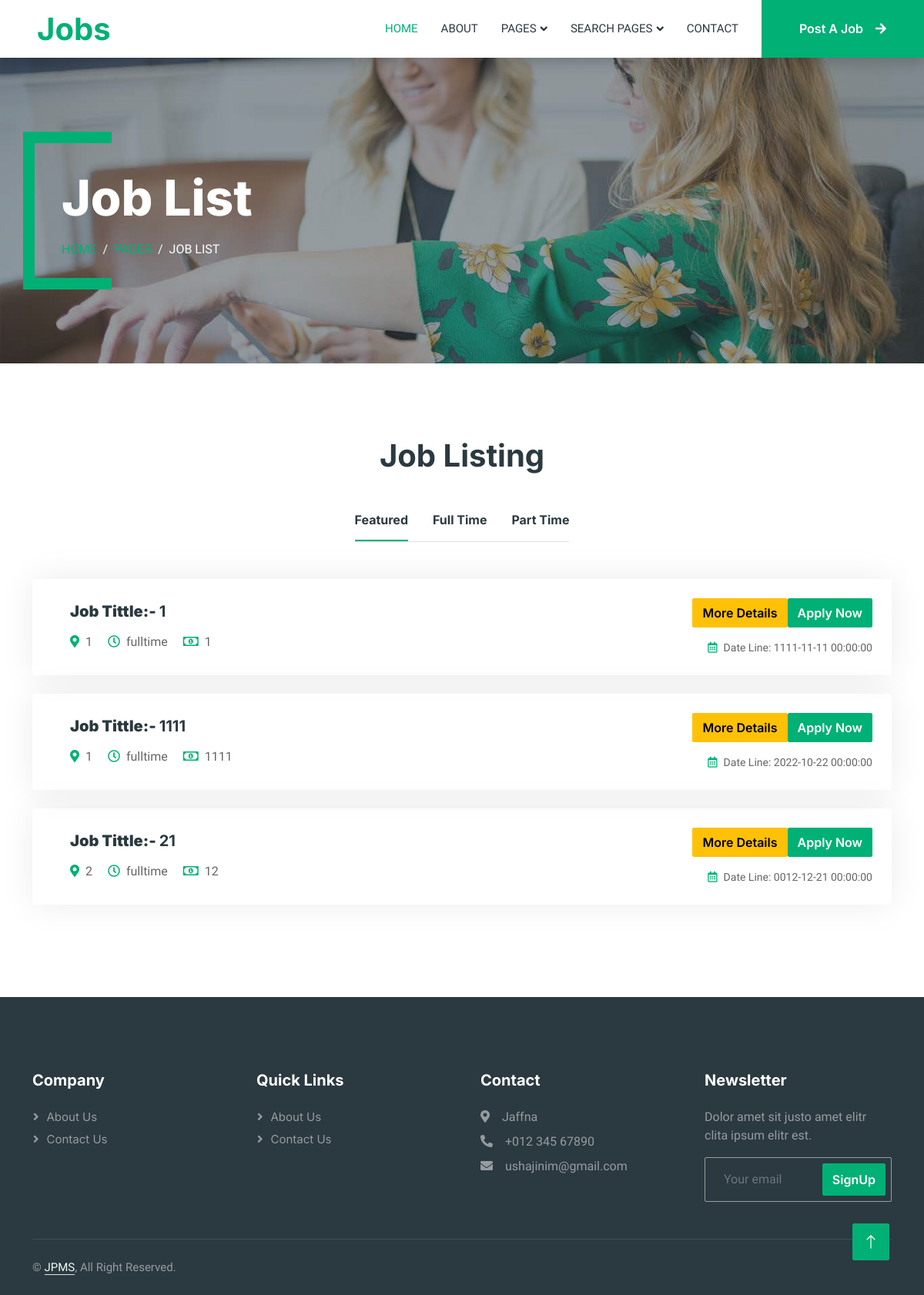
Screenshot of /job-list.php with the database file from the repository.
### tables this page shows
CREATE TABLE `tbl_job` (
  `job_id` int(200) NOT NULL,
  `company_id` int(200) NOT NULL,
  `type_id` int(20) NOT NULL,
  `cat_id` int(20) NOT NULL,
  `job_tittle` varchar(100) NOT NULL,
  `job_desc` varchar(200) NOT NULL,
  `job_salary` int(200) NOT NULL,
  `contact_name` varchar(200) NOT NULL,
  `email` varchar(200) NOT NULL,
  `mobile` varchar(10) NOT NULL,
  `post_date` datetime NOT NULL,
  `end_date` datetime NOT NULL,
  `apStatus` tinyint(2) NOT NULL DEFAULT 1
);

CREATE TABLE `tbl_company` (
  `company_id` int(200) NOT NULL,
  `company_name` varchar(200) NOT NULL,
  `web` varchar(200) NOT NULL,
  `mobile` varchar(10) NOT NULL,
  `country` varchar(200) NOT NULL,
  `address` varchar(200) NOT NULL,
  `email` varchar(200) NOT NULL,
  `password` varchar(10) NOT NULL,
  `verify_token` varchar(200) NOT NULL,
  `verify_status` tinyint(4) NOT NULL DEFAULT 0,
  `create_time` datetime NOT NULL DEFAULT current_timestamp(),
  `update_time` datetime NOT NULL DEFAULT current_timestamp(),
  `filename` varchar(200) NOT NULL
);

CREATE TABLE `tbl_job_type` (
  `type_id` int(10) NOT NULL,
  `job_type` varchar(50) NOT NULL
);

### job-list.php (the view, shortened to what this page needs)
<?php
    include 'add/header.php';
    include 'add/navbar.php';
?>
        <div class="container-xxl py-5 bg-dark page-header mb-5">
            <div class="container my-5 pt-5 pb-4">
                <h1 class="display-3 text-white mb-3 animated slideInDown">Job List</h1>
                <nav aria-label="breadcrumb">
                    <ol class="breadcrumb text-uppercase">
                        <li class="breadcrumb-item"><a href="#">Home</a></li>
                        <li class="breadcrumb-item"><a href="#">Pages</a></li>
                        <li class="breadcrumb-item text-white active" aria-current="page">Job List</li>
                    </ol>
                </nav>
            </div>
        </div>
        <div class="container-xxl py-5">
            <div class="container">
                <h1 class="text-center mb-5 wow fadeInUp" data-wow-delay="0.1s">Job Listing</h1>
                <div class="tab-class text-center wow fadeInUp" data-wow-delay="0.3s">
                    <ul class="nav nav-pills d-inline-flex justify-content-center border-bottom mb-5">
                        <li class="nav-item">
                            <a class="d-flex align-items-center text-start mx-3 ms-0 pb-3 active" data-bs-toggle="pill" href="#tab-1">
                                <h6 class="mt-n1 mb-0">Featured</h6>
                            </a>
                        </li>
                        <li class="nav-item">
                            <a class="d-flex align-items-center text-start mx-3 pb-3" data-bs-toggle="pill" href="#tab-2">
                                <h6 class="mt-n1 mb-0">Full Time</h6>
                            </a>
                        </li>
                        <li class="nav-item">
                            <a class="d-flex align-items-center text-start mx-3 me-0 pb-3" data-bs-toggle="pill" href="#tab-3">
                                <h6 class="mt-n1 mb-0">Part Time</h6>
                            </a>
                        </li>
                    </ul>
                    <div class="tab-content">
                        <div id="tab-1" class="tab-pane fade show p-0 active">
                        <?php
                                    include("database\connect.php");
                                    $displaySql="SELECT tbl_job.*,tbl_job_type.job_type,tbl_company.country
                                    FROM tbl_job
                                    LEFT JOIN tbl_company
                                    ON tbl_job.company_id=tbl_company.company_id
                                    LEFT JOIN tbl_job_type
                                    ON tbl_job.type_id = tbl_job_type.type_id  where apStatus=1";
                                    $query_run=mysqli_query($con,$displaySql);
                                    if(mysqli_num_rows($query_run)>0)
                                    {
                                    while($row=mysqli_fetch_assoc($query_run))
                                    {
                                ?>
                                <div class="job-item p-4 mb-4">
                                <div class="row g-4">
                                    <div class="col-sm-12 col-md-8 d-flex align-items-center">
                                        <div class="text-start ps-4">
                                            <h5 class="mb-3"><strong> Job Tittle:- </strong> <?php echo $row['job_tittle'];?></h5>
                                            <span class="text-truncate me-3"><i class="fa fa-map-marker-alt text-primary me-2"></i><?php echo $row['country'];?></span>
                                            <span class="text-truncate me-3"><i class="far fa-clock text-primary me-2"></i><?php echo $row['job_type'];?></span>
                                            <span class="text-truncate me-0"><i class="far fa-money-bill-alt text-primary me-2"></i><?php echo $row['job_salary'];?></span>
                                        </div>
                                    </div>
                                    <div class="col-sm-12 col-md-4 d-flex flex-column align-items-start align-items-md-end justify-content-center">
                                        <div class="d-flex mb-3">
                                            <form action="job-detail.php" method="post">
                                                <button type="submit" name="edit_btn"class="btn btn-warning">More Details</button>
                                            </form>
                                            <a class="btn btn-primary" href="seeker/index.php">Apply Now</a>
                                        </div>
                                        <small class="text-truncate"><i class="far fa-calendar-alt text-primary me-2"></i>Date Line: <?php echo $row['end_date'];?></small>
                                    </div>
                                </div>
                            </div>
                            <?php
                                }
                                }else{
                                    echo "<h1><small class='text-truncate'> No Records</small></h1>";
                                }
                            ?>
                        </div>
                    </div>
                </div>
            </div>
        </div>
        <?php
        include 'add/footer.php';
        include 'add/scripts.php';
        ?>

### add/header.php (shortened to what this page needs)
<!DOCTYPE html>
<html lang="en">
<head>
    <link href="https://cdnjs.cloudflare.com/ajax/libs/font-awesome/5.10.0/css/all.min.css" rel="stylesheet">
    <link href="https://cdn.jsdelivr.net/npm/bootstrap-icons@1.4.1/font/bootstrap-icons.css" rel="stylesheet">
    <link href="lib/animate/animate.min.css" rel="stylesheet">
    <link href="lib/owlcarousel/assets/owl.carousel.min.css" rel="stylesheet">
    <link href="css/bootstrap.min.css" rel="stylesheet">
    <link href="css/style.css" rel="stylesheet">
</head>
<body>
    <div class="container-xxl bg-white p-0">

### add/navbar.php (shortened to what this page needs)
<nav class="navbar navbar-expand-lg bg-white navbar-light shadow sticky-top p-0">
    <a href="index.php" class="navbar-brand d-flex align-items-center text-center py-0 px-4 px-lg-5">
        <h1 class="m-0 text-primary">Jobs</h1>
    </a>
    <div class="collapse navbar-collapse" id="navbarCollapse">
        <div class="navbar-nav ms-auto p-4 p-lg-0">
            <a href="index.php" class="nav-item nav-link active">Home</a>
            <a href="about.php" class="nav-item nav-link">About</a>
            <div class="nav-item dropdown">
                <a href="#" class="nav-link dropdown-toggle" data-bs-toggle="dropdown">Pages</a>
            </div>
            <div class="nav-item dropdown">
                <a href="#" class="nav-link dropdown-toggle" data-bs-toggle="dropdown">Search Pages</a>
            </div>
            <a href="contact.php" class="nav-item nav-link">Contact</a>
        </div>
        <a href="company/index.php" class="btn btn-primary rounded-0 py-4 px-lg-5 d-none d-lg-block">Post A Job<i class="fa fa-arrow-right ms-3"></i></a>
    </div>
</nav>

### add/footer.php
<div class="container-fluid bg-dark text-white-50 footer pt-5 mt-5 wow fadeIn" data-wow-delay="0.1s">
    <div class="container py-5">
        <div class="row g-5">
            <div class="col-lg-3 col-md-6">
                <h5 class="text-white mb-4">Company</h5>
                <a class="btn btn-link text-white-50" href="about-list.php">About Us</a>
                <a class="btn btn-link text-white-50" href="contact.php">Contact Us</a>
            </div>
            <div class="col-lg-3 col-md-6">
                <h5 class="text-white mb-4">Quick Links</h5>
                <a class="btn btn-link text-white-50" href="about-list.php">About Us</a>
                <a class="btn btn-link text-white-50" href="contact.php">Contact Us</a>
            </div>
            <div class="col-lg-3 col-md-6">
                <h5 class="text-white mb-4">Contact</h5>
                <p class="mb-2"><i class="fa fa-map-marker-alt me-3"></i>Jaffna</p>
                <p class="mb-2"><i class="fa fa-phone-alt me-3"></i>+012 345 67890</p>
                <p class="mb-2"><i class="fa fa-envelope me-3"></i>ushajinim@gmail.com</p>
                <div class="d-flex pt-2">
                </div>
            </div>
            <div class="col-lg-3 col-md-6">
                <h5 class="text-white mb-4">Newsletter</h5>
                <p>Dolor amet sit justo amet elitr clita ipsum elitr est.</p>
                <div class="position-relative mx-auto" style="max-width: 400px;">
                    <input class="form-control bg-transparent w-100 py-3 ps-4 pe-5" type="text" placeholder="Your email">
                    <button type="button" class="btn btn-primary py-2 position-absolute top-0 end-0 mt-2 me-2">SignUp</button>
                </div>
            </div>
        </div>
    </div>
    <div class="container">
        <div class="copyright">
            <div class="row">
                <div class="col-md-6 text-center text-md-start mb-3 mb-md-0">
                    &copy; <a class="border-bottom" href="#">JPMS</a>, All Right Reserved.</a>
                </div>
            </div>
        </div>
    </div>
</div>
<a href="#" class="btn btn-lg btn-primary btn-lg-square back-to-top"><i class="bi bi-arrow-up"></i></a>
</div>

### add/scripts.php (shortened to what this page needs)
</body>
</html>

### css/style.css (style rules this page uses)
:root { --primary: #00B074; --secondary: #2B9BFF; --light: #EFFDF5; --dark: #2B3940; }
.back-to-top { position: fixed; display: none; right: 45px; bottom: 45px; z-index: 99; }
.btn { font-family: 'Inter', sans-serif; font-weight: 600; transition: .5s; }
.btn.btn-primary, .btn.btn-secondary { color: #FFFFFF; }
.btn-lg-square { width: 48px; height: 48px; }
.btn-square, .btn-sm-square, .btn-lg-square { padding: 0; display: flex; align-items: center; justify-content: center; font-weight: normal; border-radius: 2px; }
.navbar .dropdown-toggle::after { border: none; content: "\f107"; font-family: "Font Awesome 5 Free"; font-weight: 900; vertical-align: middle; margin-left: 5px; transition: .5s; }
.navbar-dark .navbar-nav .nav-link, .navbar-light .navbar-nav .nav-link { margin-right: 30px; padding: 25px 0; color: #FFFFFF; font-size: 15px; text-transform: uppercase; outline: none; }
.navbar-dark .navbar-nav .nav-link:hover, .navbar-dark .navbar-nav .nav-link.active, .navbar-light .navbar-nav .nav-link:hover, .navbar-light .navbar-nav .nav-link.active { color: var(--primary); }
.navbar-light .navbar-brand, .navbar-light a.btn { height: 75px; }
.navbar-light .navbar-nav .nav-link { color: var(--dark); font-weight: 500; }
.navbar-light.sticky-top { top: -100px; transition: .5s; }
.header-carousel .container, .page-header .container { position: relative; padding: 45px 0 45px 35px; border-left: 15px solid var(--primary); }
.header-carousel .container::before, .header-carousel .container::after, .page-header .container::before, .page-header .container::after { position: absolute; content: ""; top: 0; left: 0; width: 100px; height: 15px; background: var(--primary); }
.header-carousel .container::after, .page-header .container::after { top: 100%; margin-top: -15px; }
.page-header { background: linear-gradient(rgba(43, 57, 64, .5), rgba(43, 57, 64, .5)), url(../img/carousel-1.jpg) center center no-repeat; background-size: cover; }
.breadcrumb-item + .breadcrumb-item::before { color: var(--light); }
.nav-pills .nav-item .active { border-bottom: 2px solid var(--primary); }
.job-item { border: 1px solid transparent; border-radius: 2px; box-shadow: 0 0 45px rgba(0, 0, 0, .08); transition: .5s; }
.footer .btn.btn-link { display: block; margin-bottom: 5px; padding: 0; text-align: left; font-size: 15px; font-weight: normal; text-transform: capitalize; transition: .3s; }
.footer .btn.btn-link::before { position: relative; content: "\f105"; font-family: "Font Awesome 5 Free"; font-weight: 900; margin-right: 10px; }
.footer .form-control { border-color: rgba(255,255,255,0.5); }
.footer .copyright { padding: 25px 0; font-size: 15px; border-top: 1px solid rgba(256, 256, 256, .1); }
.footer .copyright a { color: var(--light); }

### rows the page displays
tbl_job: job_tittle "1", company.country "1", type.job_type "fulltime", job_salary "1", end_date "1111-11-11 00:00:00"
tbl_job: job_tittle "1111", company.country "1", type.job_type "fulltime", job_salary "1111", end_date "2022-10-22 00:00:00"
tbl_job: job_tittle "21", company.country "2", type.job_type "fulltime", job_salary "12", end_date "0012-12-21 00:00:00"
